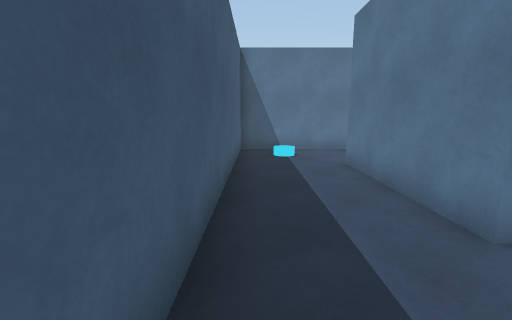
View 1 (above)

22 first-person views from a walk through a 3-D level made in the Unity game engine. The camera is 1.4 m above the floor, tilts 10° down and sees 90° across. The floor is counted in squares, 1 m on a side. Each view is taken from the middle of a square. On the plan, view 1 faces up. The plan holds only what a view shows up to about 13 squares ahead; the rest is blank. The place goes on beyond the plan. The player is left out. Some animated figures are left out.

View 2
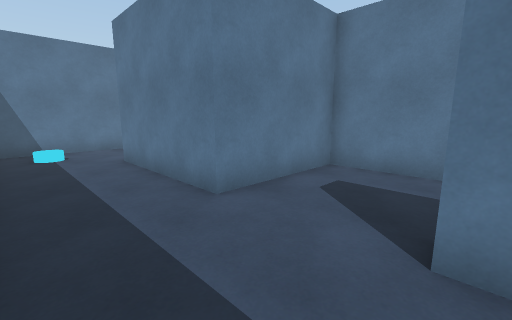

View 3
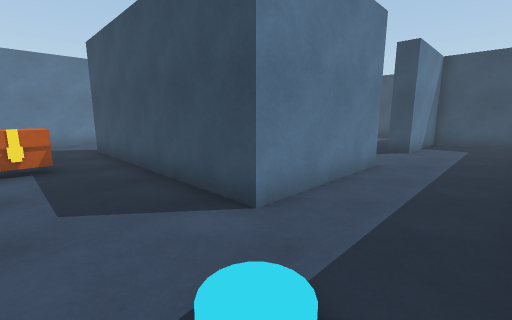

View 4
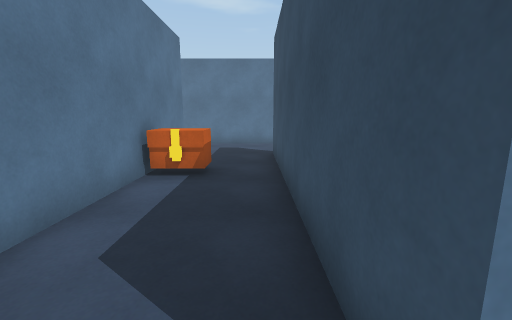

View 5
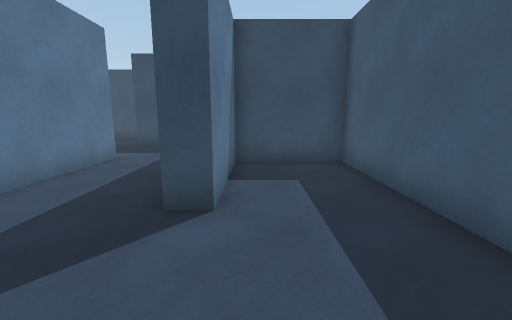

View 6
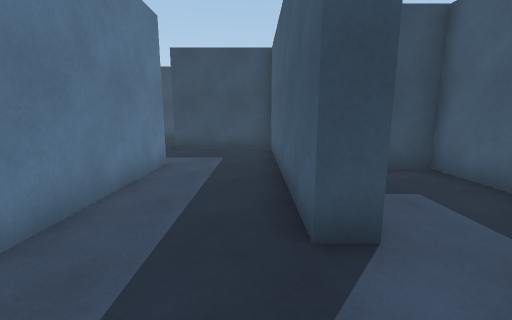

View 7
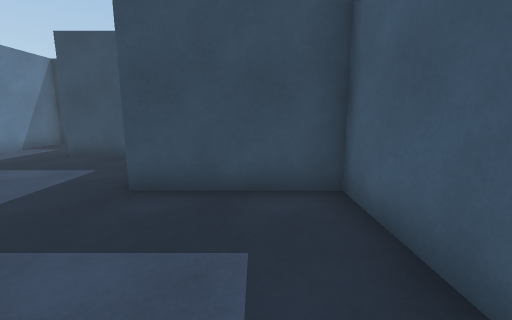

View 8
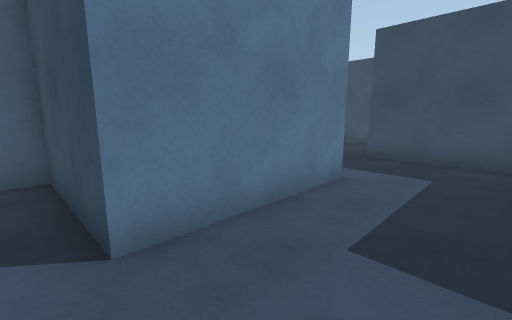

View 9
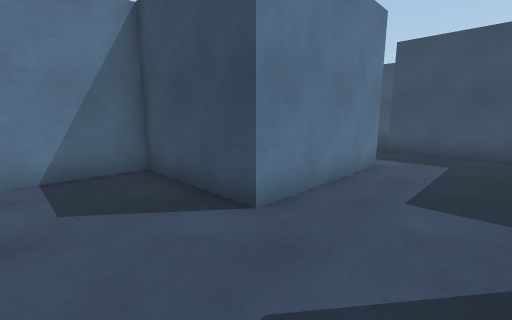

View 10
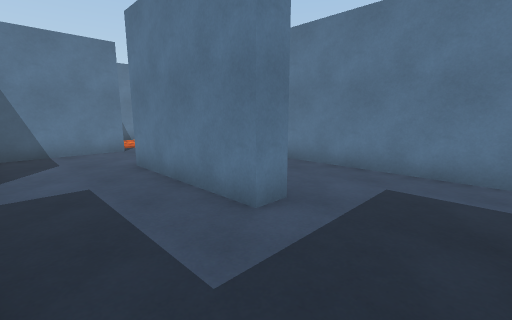

View 11
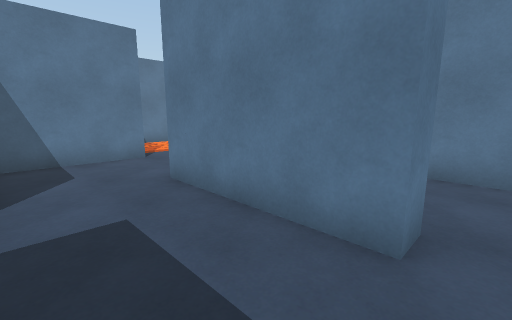

View 12
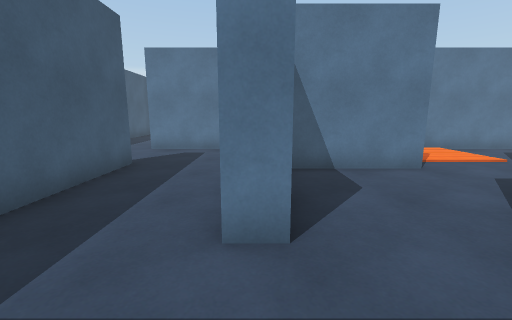

View 13
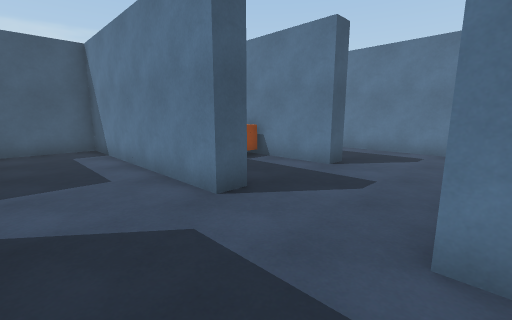

View 14
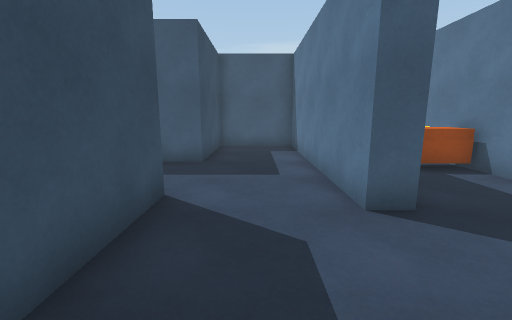

View 15
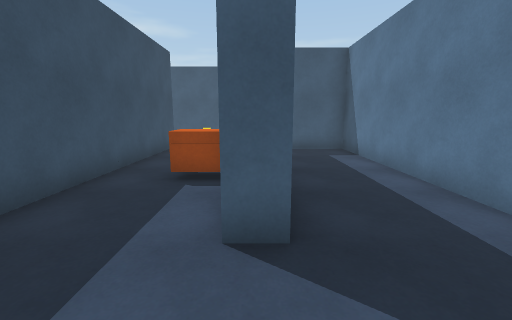

View 16
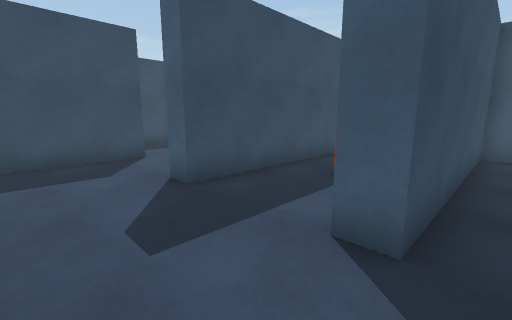

View 17
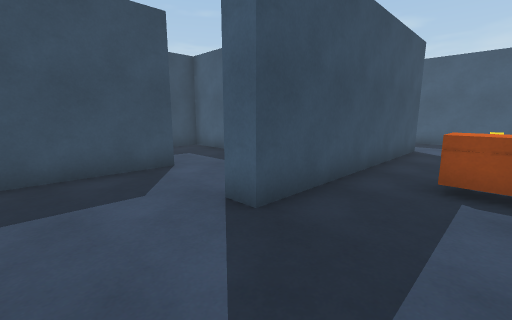

View 18
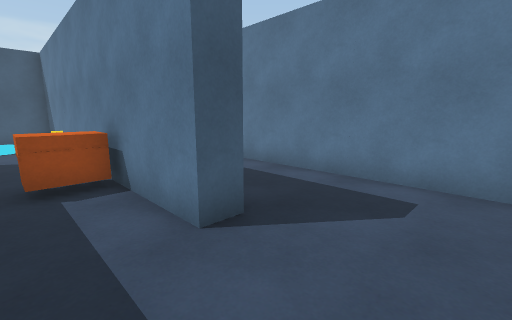

View 19
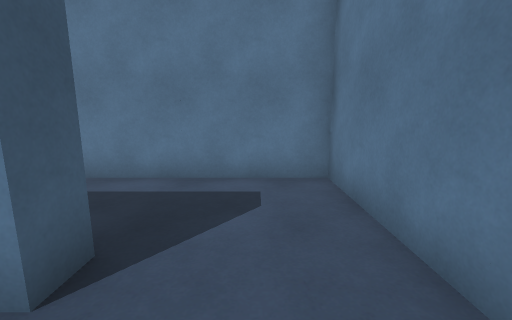

View 20
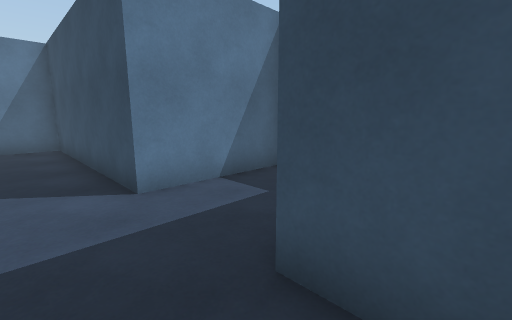

View 21
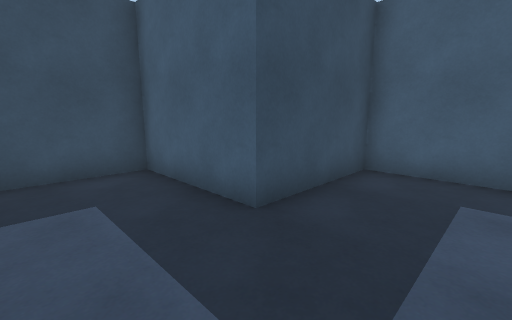

View 22
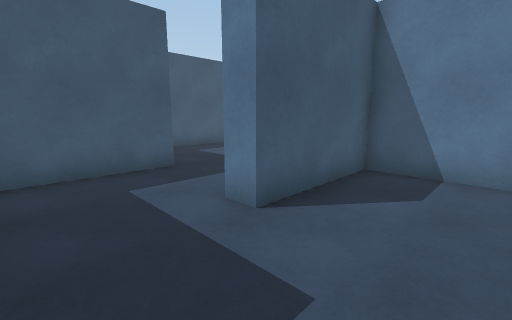

### Floor plan
Points are (right, up) in squares from view 1. A wall is a line through its corners. A room is listed if a view was taken in it or the views show most of it. See-through windows are left out.
Room 1 (views 1, 2, 3, 4, 5, 6, 7, 8, 9, 10, 11, 12, 13, 14, 15, 16, 17, 18, 19, 20, 21, 22)
walls: (10.6, -0.5) (10.6, 3.4) (15.5, 3.4); (11.5, -1.4) (7.9, -1.4); (7.5, -5.4) (6.6, -5.4) (6.6, 2.6) (2.6, 2.6) (2.6, 7.4) (11.4, 7.4) (11.4, 6.6) (3.4, 6.6) (3.4, 3.4) (7.4, 3.4) (7.4, -0.6) (9.1, -0.6); (15.5, 2.6) (12.9, 2.6); (14.1, -5.4) (11.4, -5.4) (11.4, -9.4) (10.6, -9.4) (10.6, -4.6) (14.6, -4.6) (14.6, -1.9); (15.2, 6.6) (14.6, 6.6) (14.6, 14.6) (3.4, 14.6) (3.4, 11.4) (11.4, 11.4) (11.4, 10.6) (-0.6, 10.6) (-0.6, -4.6) (2.6, -4.6) (2.6, -0.6) (3.4, -0.6) (3.4, -8.6) (7.4, -8.6) (7.4, -12.6) (11.4, -12.6) (11.4, -16.6) (14.6, -16.6) (14.6, -6.8)
objects: other object (1, 9); other object (8, 9) to (8, 10)

Positions as (right, up) in squares from view 1, and headings:
1: (0, 0), facing up
2: (0, -1), facing up-right
3: (0, 10), facing down-right
4: (2, 8), facing right
5: (2, 3), facing down
6: (4, 2), facing down
7: (5, -4), facing down
8: (8, -4), facing down-right
9: (8, -2), facing down-right
10: (8, -12), facing up-right
11: (8, -10), facing up-right
12: (7, -8), facing up
13: (15, 4), facing up-left
14: (15, 5), facing left
15: (14, 11), facing left
16: (14, 12), facing down-left
17: (14, 10), facing down-left
18: (14, 9), facing up-left
19: (13, 9), facing up
20: (6, 5), facing down-right
21: (14, -10), facing down-left
22: (14, -12), facing up-left
